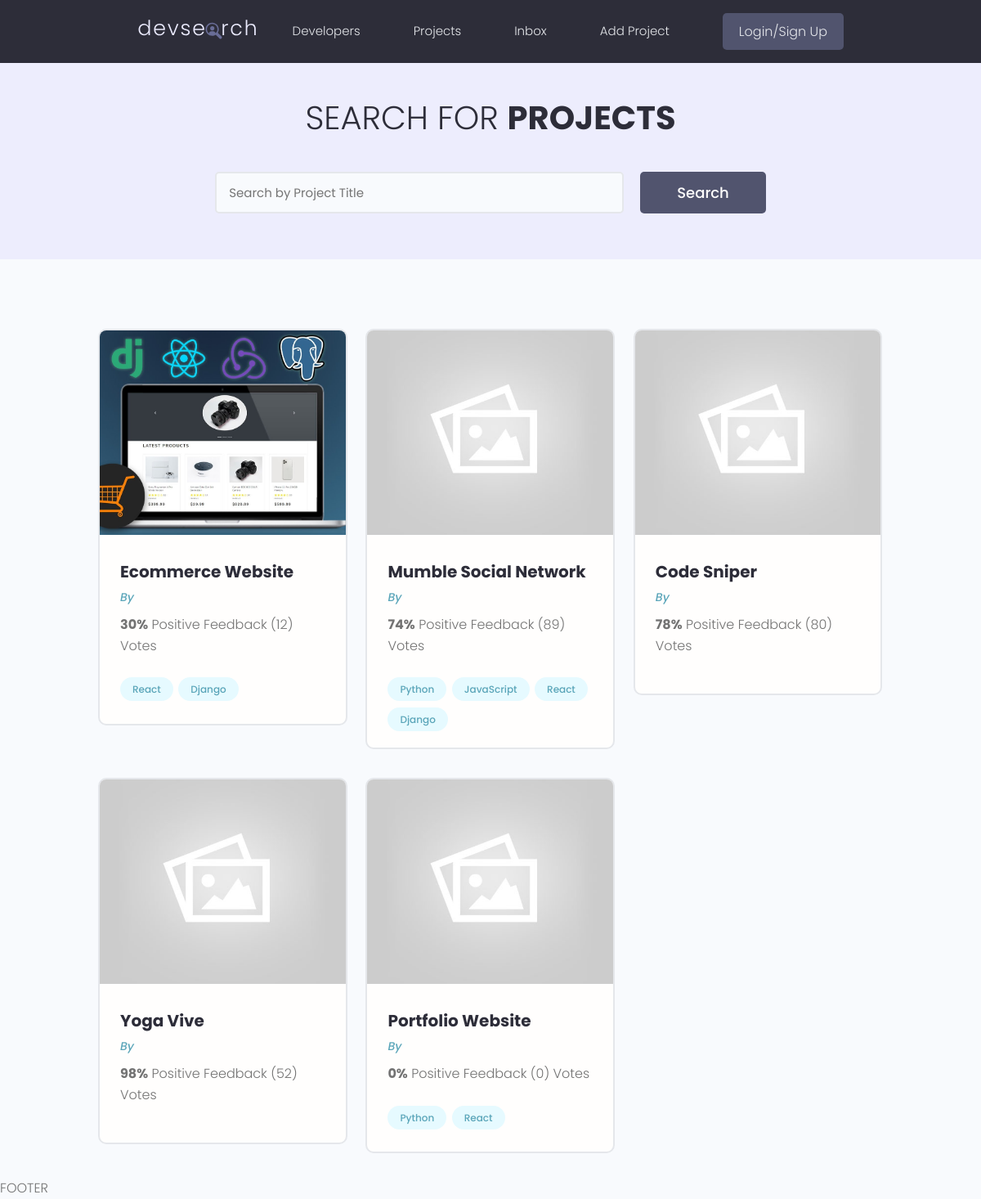
Before: /projects/ with the older database file.
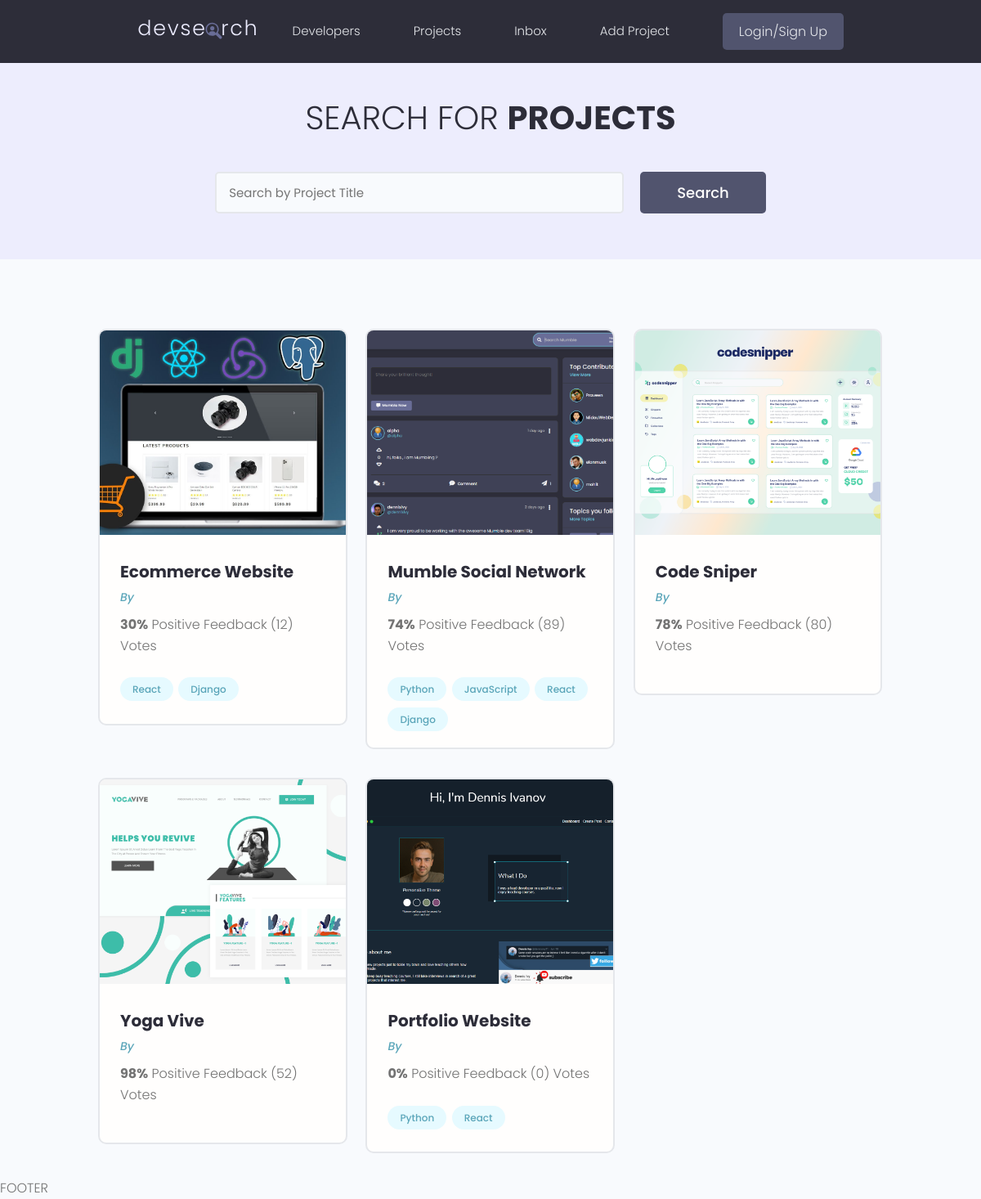
After: the same page with the newer database file.
### projectsApp/models.py (models this page shows, shortened)
class Project(models.Model):
    owner = models.ForeignKey(Profile, null=True, blank=True, on_delete=models.SET_NULL) # We want to connect a project to a specific user profile - many-to-one relationship
    title = models.CharField(max_length=200)   # By default null=False - required to enter data in this field (for the database)
    description = models.TextField(null=True, blank=True)  # Does NOT require to enter data in this field! blank is the same but for django form to be submitted! We can submit a form without adding this!
    featured_image = models.ImageField(null=True, blank=True, default="default.jpg") # B/c its in "images" folder no need to specify path, otherwise path needed
    demo_link = models.CharField(max_length=2000, null=True, blank=True)
    source_link = models.CharField(max_length=2000, null=True, blank=True)
    tags = models.ManyToManyField('Tag', blank=True)  # The tag can be connected to many models
    vote_total = models.IntegerField(default=0, null=True, blank=True)
    vote_ratio = models.IntegerField(default=0, null=True, blank=True)
    created = models.DateTimeField(auto_now_add=True)
    id = models.UUIDField(default=uuid.uuid4, unique=True, primary_key=True, editable=False)

class Tag(models.Model):
    name = models.CharField(max_length=200)
    created = models.DateTimeField(auto_now_add=True)
    id = models.UUIDField(default=uuid.uuid4, unique=True, primary_key=True, editable=False)
    def __str__(self):
        return self.name

### projectsApp/views.py (the view)
# urls.py: path('projects/', include('projectsApp.urls')),
def projects(request):
    projects = Project.objects.all()
    context = {'projects': projects}
    return render(request, 'projectsApp/projects.html', context)

### projectsApp/templates/projectsApp/projects.html (shortened to what this page needs)
{% extends "main.html" %}
{% block content %}
  <main class="projects">
    <section class="hero-section text-center">
      <div class="container container--narrow">
        <div class="hero-section__box">
          <h2>Search for <span>Projects</span></h2>
        </div>
        <div class="hero-section__search">
          <form class="form" action="#" method="get">
            <div class="form__field">
              <input class="input input--text" id="formInput#search" type="text" name="text"
                placeholder="Search by Project Title" />
            </div>
            <input class="btn btn--sub btn--lg" type="submit" value="Search" />
          </form>
        </div>
      </div>
    </section>
    <section class="projectsList">
      <div class="container">
        <div class="grid grid--three">
          {% for project in projects %}
          <div class="column">
            <div class="card project">
              <a href="{% url 'project' project.id %}" class="project">
                <img class="project__thumbnail" src="{{project.featured_image.url}}" alt="project thumbnail" />
                <div class="card__body">
                  <h3 class="project__title">{{project.title}}</h3>
                  <p><a class="project__author" href="{% url 'project' project.id %}">By {{project.owner.name}}</a></p>
                  <p class="project--rating">
                    <span style="font-weight: bold;">{{project.vote_ratio}}%</span> Positive
                    Feedback ({{project.vote_total}}) Vote{{project.vote_total|pluralize:"s"}}
                  </p>
                  <div class="project__tags">
                    {% for tag in project.tags.all %}
                    <span class="tag tag--pill tag--main">
                      <small>{{tag}}</small>
                    </span>
                    {% endfor %}
                  </div>
                </div>
              </a>
            </div>
          </div>
          {%endfor%}
        </div>
      </div>
    </section>
  </main>
{% endblock content %}

### templates/main.html (shortened to what this page needs)
<!DOCTYPE html>
{% load static %}
<html>
<head>
    <link rel="stylesheet" href="https://cdn.iconmonstr.com/1.3.0/css/iconmonstr-iconic-font.min.css" />
    <link rel="stylesheet" href="{% static 'uikit/styles/uikit.css' %}" />
    <link rel="stylesheet" href="{% static 'styles/app.css' %}" />
</head>
<body>
    {% include "navbar.html" %}
    {% block content %}
    {% endblock content %}
    <p> FOOTER </p>
</body>
</html>

### templates/navbar.html (shortened to what this page needs)
{% load static %}
<header class="header">
    <div class="container container--narrow">
      <a href="{% url 'profiles' %}" class="header__logo">
        <img src="{% static 'images/logo.svg' %}" alt="DevSearch Logo" />
      </a>
      <nav class="header__nav">
        <ul class="header__menu">
          <li class="header__menuItem"><a href="{% url 'profiles' %}">Developers</a></li>
          <li class="header__menuItem"><a href="{% url 'projects' %}">Projects</a></li>
          <li class="header__menuItem"><a href="">Inbox</a></li>
          <li class="header__menuItem"><a href="{% url 'create-project' %}">Add Project</a></li>
          <li class="header__menuItem"><a href="" class="btn btn--sub">Login/Sign Up</a></li>
        </ul>
      </nav>
    </div>
  </header>

### static/styles/app.css (style rules this page uses)
:root { --color-sub: #2d2d39; }
.btn--sub { background-color: var(--color-sub-light); }
.card { border: 2px solid var(--color-light); }
img { width: 100%; }
.header { position: sticky; z-index: 111; background-color: var(--color-sub); padding: 1.5rem 0; }
.header > .container { display: flex; justify-content: space-between; align-items: center; }
.header__logo > img { height: 3.8rem; }
.header__nav > ul { display: inline-flex; align-items: center; list-style: none; gap: 6.5rem; }
.header__menuItem > a { color: var(--color-light); font-weight: 300; }
.hero-section { height: 40vh; display: flex; align-items: center; background-color: var(--color-sub); }
.hero-section__box { margin-bottom: 4rem; }
.hero-section__box > h2, .hero-section__box > h2 > span { font-size: 4rem; color: var(--color-light); line-height: 1.3; text-transform: uppercase; }
.hero-section__box > h2 { font-weight: 300; }
.hero-section__box > h2 > span { font-weight: 700; }
.hero-section__search > .form { display: flex; align-items: center; justify-content: center; gap: 2rem; }
.hero-section__search > .form input.input--text { width: 50rem; }
.project__author { font-size: 1.4rem; font-style: italic; }
.project--rating { margin-bottom: 1.6em; margin-top: .5em; }
.projects > .hero-section { background: var(--color-sub-lighter); height: 30vh; }
.projects .hero-section__box { margin-bottom: 2.5rem; }
.projects .hero-section__box > h2 { color: var(--color-sub); }
.projects .hero-section__box > h2 > span { font-weight: 700; color: var(--color-sub); }
.projectsList { margin-top: 8rem; }
.project__thumbnail { height: 25rem; object-fit: cover; object-position: top center; }
.project__title { font-size: 2rem; font-weight: 700; color: var(--color-sub); }

### static/uikit/styles/modules/_variables.css (style rules this page uses)
:root { --color-main: #5aa5b9; --color-main-light: #e6faff; --color-sub: #3f4156; --color-sub-light: #51546e; --color-sub-lighter: #ededfd; --color-text: #737373; --color-gray: #8b8b8b; --color-light: #e5e7eb; --color-light-gray: #767676; --color-bg: #f8fafd; --color-white: #fffefd; --color-white-light: #f3f3f3; --color-success: #359e64; --color-success-bg: #def8e8; --color-error: #fc4b0b; --color-error-bg: #fff2ee; --font-base: 'Poppins', arial, helvetica, 'Segoe UI', roboto, ubuntu, sans-serif; --font-monospace: 'Fira Code', 'Courier New', courier, monospace; --font-regular: 300; --font-medium: 500; --font-bold: 700; --generic-shadow: 1px 1px 5px #00000010; --generic-transition: all 0.3s ease-in-out; }

### static/uikit/styles/modules/_base.css (style rules this page uses)
* { margin: 0; padding: 0; box-sizing: border-box; text-rendering: optimizeLegibility; color: inherit; font-size: inherit; }
html { font-size: 50%; }
@media only screen and (min-width: 480px) { html { font-size: 56.25%; } }
@media only screen and (min-width: 1200px) { html { font-size: 62.5%; } }
body { line-height: 1.6; font-weight: 400; font-size: 1.5rem; color: var(--color-text); background-color: var(--color-bg); min-height: 100vh; }

### static/uikit/styles/modules/_typography.css (style rules this page uses)
* { font-family: var(--font-base); }
h2 { font-size: 3.6rem; font-weight: var(--font-bold); }
h3 { font-size: 3.2rem; font-weight: var(--font-medium); }
p, span, strong { font-size: 1.6rem; color: var(--color-text); font-weight: var(--font-regular); }
a { padding-bottom: 2px; text-decoration: none; display: inline-block; color: var(--color-main); font-weight: var(--font-medium); }

### static/uikit/styles/modules/_utilities.css (style rules this page uses)
.container { width: 92%; max-width: 165rem; margin: 0 auto; box-sizing: border-box; }
.container--narrow { width: 92%; max-width: 120rem; }
@media screen and (min-width: 1000px) { .container { width: 90%; } }
@media screen and (min-width: 1000px) { .container--narrow { width: 85%; } }
@media screen and (min-width: 1200px) { .container { width: 80%; } }
@media screen and (min-width: 1200px) { .container--narrow { width: 72%; } }
.text-center { text-align: center; }

### static/uikit/styles/modules/_button.css (style rules this page uses)
.btn { display: inline-block; position: relative; cursor: pointer; background-color: var(--color-light); font-weight: var(--font-medium); color: var(--color-sub); text-decoration: none; padding: 1rem 2rem; border-radius: 0.5rem; border: none; width: -webkit-fit-content; width: -moz-fit-content; width: fit-content; height: -webkit-fit-content; height: -moz-fit-content; height: fit-content; font-size: 1.6rem; outline-width: 0; outline-color: transparent; -webkit-backface-visibility: hidden; backface-visibility: hidden; transition: all 0.3s ease-in-out; }
.btn--sub { background-color: var(--color-sub); color: var(--color-white); }
.btn--lg { font-size: 1.8rem; padding: 1.2rem 4.5rem; }

Changed rows visible on the page:
changed Project "Mumble Social Network": featured_image: picture added in place of a placeholder
changed Project "Code Sniper": featured_image: picture added in place of a placeholder
changed Project "Yoga Vive": featured_image: picture added in place of a placeholder
changed Project "Portfolio Website": featured_image: picture added in place of a placeholder
